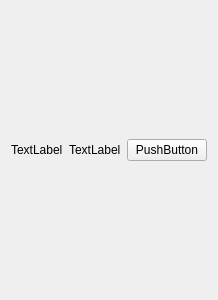
<?xml version="1.0" encoding="UTF-8"?>
<ui version="4.0">
 <class>Form</class>
 <widget class="QWidget" name="Form">
  <property name="geometry">
   <rect>
    <x>0</x>
    <y>0</y>
    <width>200</width>
    <height>300</height>
   </rect>
  </property>
  <property name="windowTitle">
   <string>Form</string>
  </property>
  <layout class="QHBoxLayout" name="horizontalLayout_2">
   <item>
    <widget class="QLabel" name="label_2">
     <property name="maximumSize">
      <size>
       <width>350</width>
       <height>16777215</height>
      </size>
     </property>
     <property name="text">
      <string>TextLabel</string>
     </property>
    </widget>
   </item>
   <item>
    <widget class="QLabel" name="label">
     <property name="text">
      <string>TextLabel</string>
     </property>
    </widget>
   </item>
   <item>
    <widget class="QPushButton" name="pushButton">
     <property name="sizePolicy">
      <sizepolicy hsizetype="Preferred" vsizetype="Fixed">
       <horstretch>0</horstretch>
       <verstretch>0</verstretch>
      </sizepolicy>
     </property>
     <property name="text">
      <string>PushButton</string>
     </property>
    </widget>
   </item>
  </layout>
 </widget>
 <resources/>
 <connections/>
</ui>
